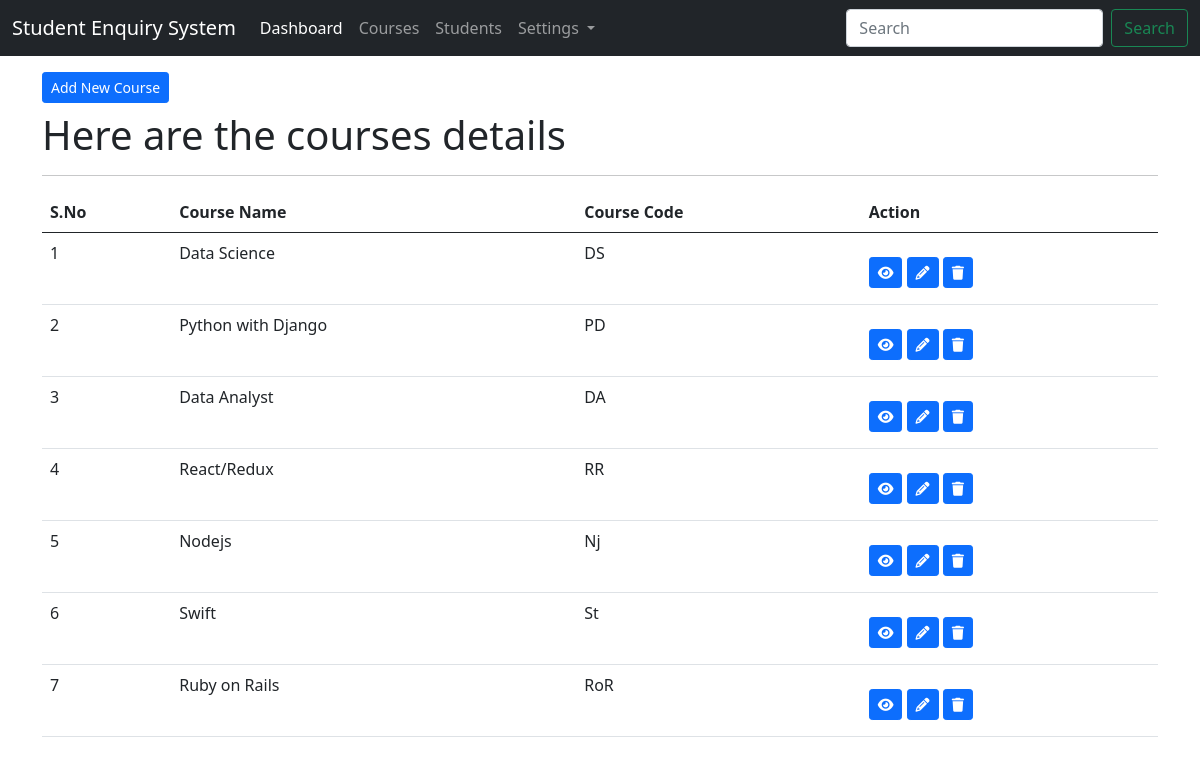
The page /courses/list/ (signed in) on the database its author committed.
### app_courses/models.py (models this page shows, shortened)
class CourseModel(models.Model):
    course_name = models.CharField(max_length=200)
    course_code = models.CharField(max_length=100)
    class Meta:
        db_table = "tbl_courses"

### app_courses/views.py (the view)
# urls.py: path('list/', views.course_index, name='course-index'),
@login_required(login_url='/login')
def course_index(request):
    courses = CourseModel.objects.all()
    context = {
        "title": "SES | Courses",
        "body_title": "Here are the courses details",
        "courses": courses
    }
    return render(request, 'courses/index.html', context)

### templates/courses/index.html (shortened to what this page needs)
{% extends 'layouts/master.html' %}
{% block content %}
<div class="container">
    <a href="{% url 'course-create' %}" class="btn btn-primary btn-sm mt-3 mb-2">Add New Course</a>
    <h1>{{ body_title }}</h1>
    <hr>
    <table class="table table-hover">
        <thead>
            <tr>
                <th>S.No</th>
                <th>Course Name</th>
                <th>Course Code</th>
                <th>Action</th>
            </tr>
        </thead>
        <tbody>
            {% for val in courses %}
            <tr>
                <td>{{ forloop.counter }}</td>
                <td>{{ val.course_name }}</td>
                <td>{{ val.course_code }}</td>
                <td>
                    <a href="{% url 'course-show' val.id %}"
                    class="btn btn-primary btn-sm mt-3 mb-2"><i class="fa-solid fa-eye"></i>
                    </a>
                    <a href="{% url 'course-edit' val.id %}"
                    class="btn btn-primary btn-sm mt-3 mb-2"><i class="fa-solid fa-pencil"></i>
                    </a>
                    <a href="{% url 'course-delete' val.id %}"
                    class="btn btn-primary btn-sm mt-3 mb-2"><i class="fa-solid fa-trash"></i>
                    </a>
                </td>
            </tr>
            {% endfor %}
        </tbody>
    </table>
</div>
{% endblock %}

### rows shown on the page
CourseModel: course_name "Data Science", course_code "DS"
CourseModel: course_name "Python with Django", course_code "PD"
CourseModel: course_name "Data Analyst", course_code "DA"
CourseModel: course_name "React/Redux", course_code "RR"
CourseModel: course_name "Nodejs", course_code "Nj"
CourseModel: course_name "Swift", course_code "St"
CourseModel: course_name "Ruby on Rails", course_code "RoR"

### other values the page prints
{{ body_title }} "Here are the courses details"
